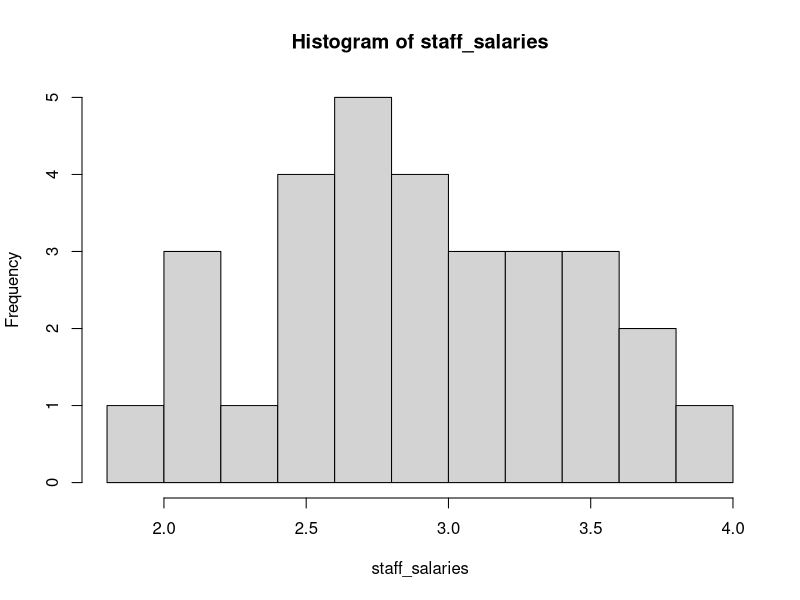
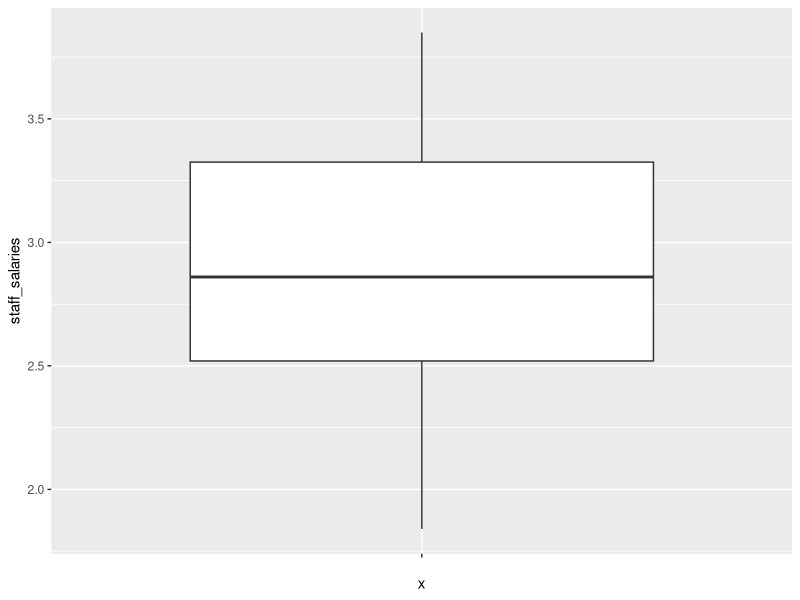
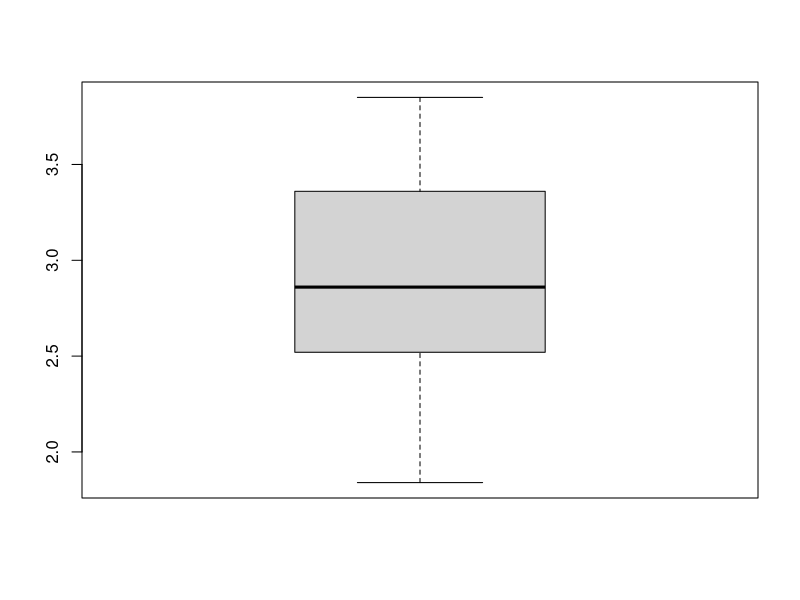

Here is the R script that generated these plots, in order:
#Group 7
#We have used R as a calculator for Problems 2-7. 
#Detailed solutions with formulas are in th doc file submission

#Problem 1
library(ggplot2)

staff_salaries <- c(3.79, 2.99, 2.45, 2.14, 3.36, 2.05, 3.14, 3.54, 2.77, 2.91,
                   3.10, 1.84, 2.52, 3.22, 2.67, 2.52, 2.71, 2.75, 3.57, 3.85, 
                   2.89, 2.83, 3.13, 2.44, 2.10, 3.71, 2.37, 2.68, 3.51, 3.37)
df = data.frame(staff_salaries)
#(a) Sample mean and sample standard deviation
mean_salary <- mean(staff_salaries)
std_salary <- sd(staff_salaries)
print(paste0("(a) Sample Mean of staff salaries: ", mean_salary))
print(paste0("(a) Sample Standard Deviation of staff salaries: ", std_salary))

#(b) Relative frequency histogram
hist(staff_salaries, breaks = 9)

#(c) Stem and leaf display, using scale 0.5 to place line at the decimal point. 
#The decimal places will be rounded off after 1st digit to the right of decimal point
stem(staff_salaries, scale = 0.5)

#(d) Box plot
#Using ggplot2
ggplot(df, aes(x = "", y=staff_salaries))+geom_boxplot()
#Using base R
boxplot(staff_salaries, data = df)

#Problem 2
print(factorial(9))

#Problem 3
#Total number of ways no 2 students will have birthdays on the same day = 365P60
#Detail solution in doc file, 365P60 is a huge number to calculate for R

#Problem 4
# (a) Probability that customer will invest in either tax-free bonds or mutual funds 
0.6 + 0.3 - 0.15

# (b) Probability that customer will invest in neither tax-free bonds nor mutual funds
1 - 0.75

#Problem 5
#(a) Probability of holding 3 aces
total <- choose(52, 5)
ans <- choose(4, 3) * choose(48, 2) / total
print(ans)

#(b) Probability of 4 hearts and 1 club
ans <- choose(13, 4) * choose(13, 1) / total
print(ans)

#Problem 6
#(a) Probability that a camper entering the Luray Caverns has Canadian license plate
0.09 / 0.28

#(b) Probability that a vehicle with Canadian license plates entering the Luray Caverns is a camper
0.09/0.12

#(c) Probability that a vehicle entering the Luray Caverns does not have Canadian plates or is not a camper 
1 - 0.09

#Problem 7
(0.6 * 0.75) / (0.6*0.75 + 0.3*0.25)

#Problem 8
#In the doc file